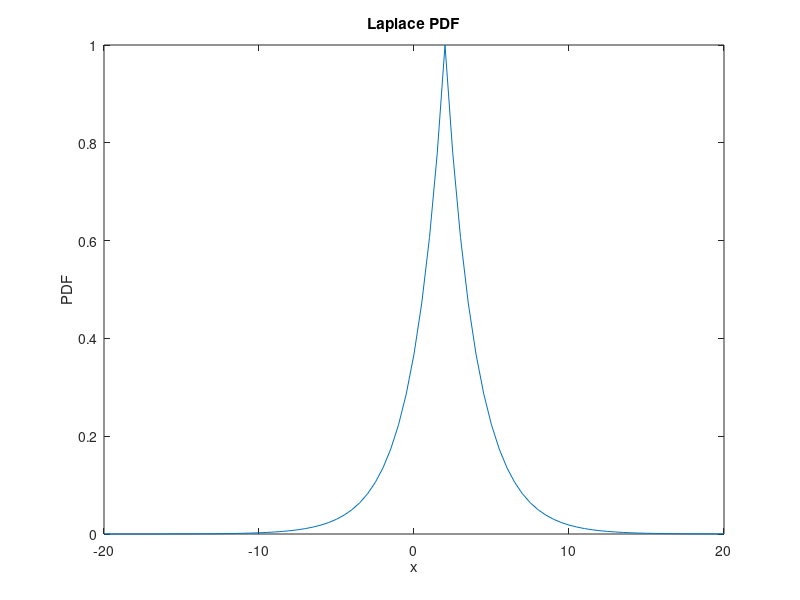

MATLAB code to generate this figure:
mu = 2;
b = 2;
int_size = 0.5;
x = -20:int_size:20;
y_pdf = (exp(-abs(x-mu)/b))/2*b;

plot(x, y_pdf), xlabel("x"), ylabel("PDF"), title("Laplace PDF");


